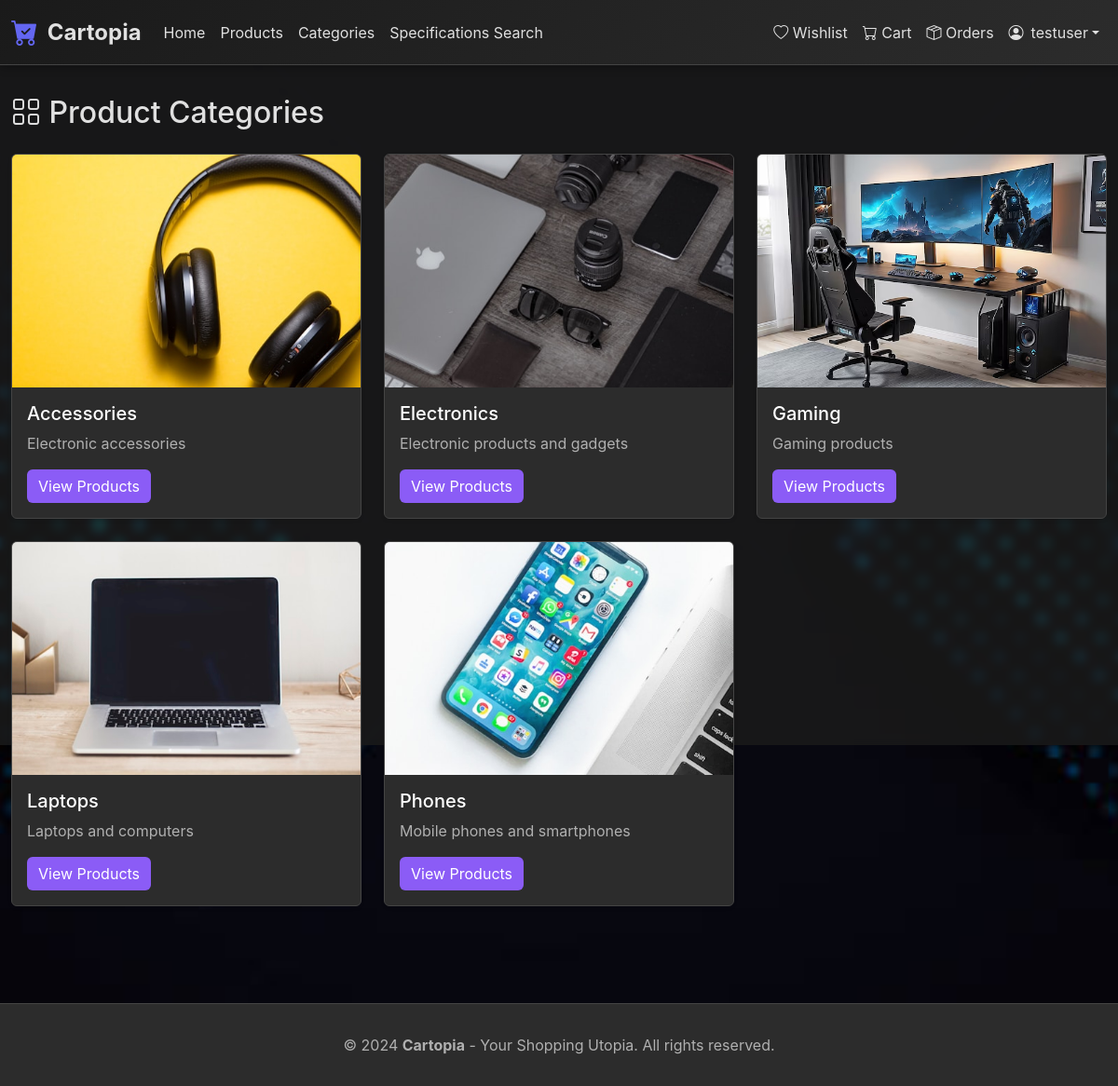
The page /categories/ (signed in) on the database its author committed.
### shop/models.py (models this page shows, shortened)
class Category(models.Model):
    name = models.CharField(max_length=100, verbose_name="Name")
    slug = models.SlugField(unique=True, verbose_name="Slug")
    description = models.TextField(blank=True, verbose_name="Description")
    image = models.ImageField(upload_to='categories/', blank=True, null=True, verbose_name="Image")
    class Meta:
        verbose_name = "Category"
        verbose_name_plural = "Categories"
        ordering = ['name']

### shop/views.py (the view)
# urls.py: path('categories/', views.category_list, name='category_list'),
def category_list(request):
    categories = Category.objects.all()
    return render(request, 'shop/category_list.html', {'categories': categories})

### shop/context_processors.py (called while the page is built)
def cart_context(request):
    if request.user.is_authenticated:
        cart_items = Cart.objects.filter(user=request.user)
        cart_count = sum(item.quantity for item in cart_items)
        cart_total = sum(item.get_total_price() for item in cart_items)
    else:
        cart_count = 0
        cart_total = 0
    return {
        'cart_count': cart_count,
        'cart_total': cart_total,
    }

### templates/shop/category_list.html (shortened to what this page needs)
{% extends 'base.html' %}
{% block content %}
<h2 class="mb-4"><i class="bi bi-grid"></i> Product Categories</h2>
<div class="row">
    {% for category in categories %}
    <div class="col-md-4 mb-4">
        <div class="card category-card shadow-sm">
            {% if category.image %}
                <img src="{{ category.image.url }}" class="card-img-top" alt="{{ category.name }}" style="height: 250px; object-fit: cover;">
            {% else %}
                <div class="card-img-top bg-light d-flex align-items-center justify-content-center" style="height: 250px;">
                    <i class="bi bi-folder text-muted" style="font-size: 4rem;"></i>
                </div>
            {% endif %}
            <div class="card-body">
                <h5 class="card-title">{{ category.name }}</h5>
                {% if category.description %}
                    <p class="card-text text-muted">{{ category.description|truncatewords:20 }}</p>
                {% endif %}
                <a href="{% url 'product_list' %}?category={{ category.slug }}" class="btn btn-primary">View Products</a>
            </div>
        </div>
    </div>
    {% empty %}
    <div class="col-12">
        <p class="text-muted">No categories available.</p>
    </div>
    {% endfor %}
</div>
{% endblock %}

### templates/base.html (shortened to what this page needs)
<!DOCTYPE html>
<html lang="en">
<head>
    <link href="https://cdn.jsdelivr.net/npm/bootstrap@5.3.0/dist/css/bootstrap.min.css" rel="stylesheet">
    <link href="https://cdn.jsdelivr.net/npm/bootstrap-icons@1.11.0/font/bootstrap-icons.css" rel="stylesheet">
            background-image: url('{% load static %}{% static "background.jpg" %}');
</head>
<body>
    <nav class="navbar navbar-expand-lg navbar-dark">
        <div class="container">
            <a class="navbar-brand" href="{% url 'home' %}">
                <i class="bi bi-cart-check-fill logo-icon"></i>
                <span>Cartopia</span>
            </a>
            <div class="collapse navbar-collapse" id="navbarNav">
                <ul class="navbar-nav me-auto">
                    <li class="nav-item">
                        <a class="nav-link" href="{% url 'home' %}">Home</a>
                    </li>
                    <li class="nav-item">
                        <a class="nav-link" href="{% url 'product_list' %}">Products</a>
                    </li>
                    <li class="nav-item">
                        <a class="nav-link" href="{% url 'category_list' %}">Categories</a>
                    </li>
                    <li class="nav-item">
                        <a class="nav-link" href="{% url 'specification_search' %}">Specifications Search</a>
                    </li>
                </ul>
                <ul class="navbar-nav">
                    {% if user.is_authenticated %}
                        {% if user.is_staff %}
                            <li class="nav-item">
                                <a class="nav-link" href="{% url 'admin_dashboard' %}">
                                    <i class="bi bi-speedometer2"></i> Dashboard
                                </a>
                            </li>
                        {% else %}
                            <li class="nav-item">
                                <a class="nav-link" href="{% url 'wishlist' %}">
                                    <i class="bi bi-heart"></i> Wishlist
                                </a>
                            </li>
                            <li class="nav-item">
                                <a class="nav-link" href="{% url 'cart' %}">
                                    <i class="bi bi-cart"></i> Cart
                                </a>
                            </li>
                            <li class="nav-item">
                                <a class="nav-link" href="{% url 'order_list' %}">
                                    <i class="bi bi-box-seam"></i> Orders
                                </a>
                            </li>
                        {% endif %}
                        <li class="nav-item dropdown">
                            <a class="nav-link dropdown-toggle d-flex align-items-center" href="#" role="button" data-bs-toggle="dropdown" aria-expanded="false">
                                {% if user.profile.profile_picture %}
                                    <img src="{{ user.profile.profile_picture.url }}" class="profile-picture me-2" alt="{{ user.username }}">
                                {% else %}
                                    <i class="bi bi-person-circle me-2"></i>
                                {% endif %}
                                {{ user.username }}
                            </a>
                        </li>
                    {% endif %}
                </ul>
            </div>
        </div>
    </nav>
    <main class="container">
        {% block content %}{% endblock %}
    </main>
    <footer class="mt-5">
        <div class="container text-center">
            <p class="mb-0">&copy; 2024 <strong>Cartopia</strong> - Your Shopping Utopia. All rights reserved.</p>
        </div>
    </footer>
</body>
</html>

### rows shown on the page
Category: image (picture), name "Accessories", description "Electronic accessories"
Category: image (picture), name "Electronics", description "Electronic products and gadgets"
Category: image (picture), name "Gaming", description "Gaming products"
Category: image (picture), name "Laptops", description "Laptops and computers"
Category: image (picture), name "Phones", description "Mobile phones and smartphones"

### other values the page prints
{{ user.username }} "testuser"
